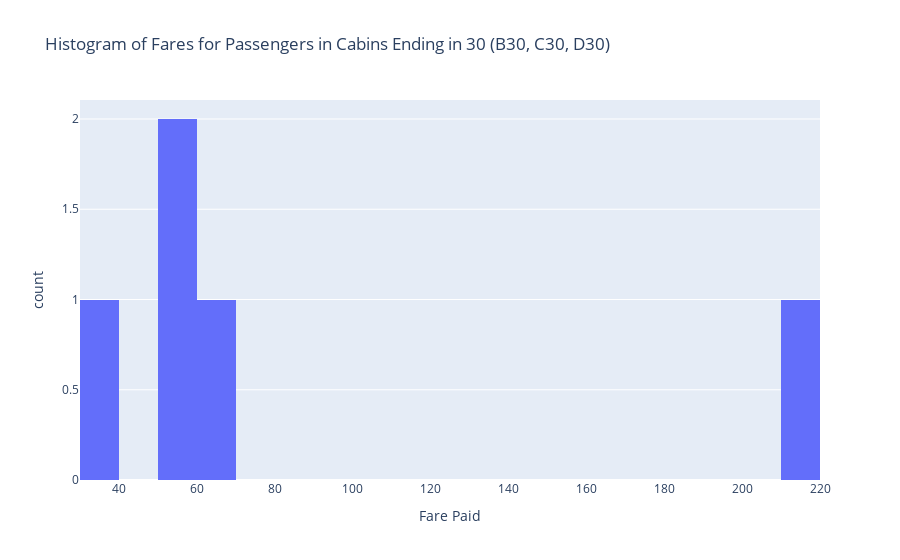

Notebook code for this chart:
### Markdown cell above
## 4. Plot histogram of fares paid for passengers in cabin 30 (should include B30, C30, and D30)

### Code cell
cabin_30 = titanic[titanic["cabin"].astype(str).str.contains("30", na=False)]

fig = px.histogram(
    cabin_30,
    x="fare",
    nbins=20,
    title="Histogram of Fares for Passengers in Cabins Ending in 30 (B30, C30, D30)",
    labels={"fare": "Fare Paid"}
)
fig.show()

### Figure 1 — Plotly figure (JSON) as saved in the notebook; plotly's stock layout.template omitted (floating-point values rounded to 4 significant figures)
{"data": [{"bingroup": "x", "hovertemplate": "Fare Paid=%{x}<br>count=%{y}<extra></extra>", "legendgroup": "", "marker": {"color": "#636efa", "pattern": {"shape": ""}}, "name": "", "nbinsx": 20, "orientation": "v", "showlegend": false, "type": "histogram", "x": [211.5, 53.1, 53.1, 30.5, 61.98], "xaxis": "x", "yaxis": "y"}], "layout": {"autosize": true, "barmode": "relative", "legend": {"tracegroupgap": 0}, "title": {"text": "Histogram of Fares for Passengers in Cabins Ending in 30 (B30, C30, D30)"}, "xaxis": {"anchor": "y", "autorange": true, "domain": [0, 1], "range": [30, 220], "title": {"text": "Fare Paid"}, "type": "linear"}, "yaxis": {"anchor": "x", "autorange": true, "domain": [0, 1], "range": [0, 2.105], "title": {"text": "count"}}}}
